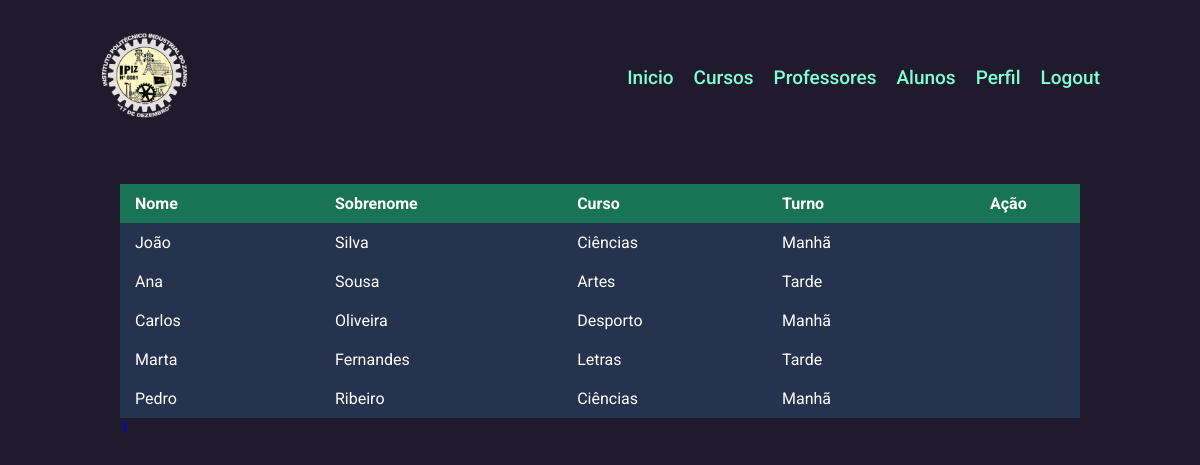
The app's page /alunos.php (signed in) with its own data.
### tables this page shows
CREATE TABLE `matriculas` (
  `id` int(11) NOT NULL AUTO_INCREMENT,
  `idAluno` int(11) NOT NULL,
  `anoEscolar` varchar(100) NOT NULL,
  `curso` varchar(100) NOT NULL,
  `turno` varchar(100) NOT NULL,
  `dataMatricula` date DEFAULT curdate(),
  PRIMARY KEY (`id`),
  KEY `idAluno` (`idAluno`),
  CONSTRAINT `matriculas_ibfk_1` FOREIGN KEY (`idAluno`) REFERENCES `alunos` (`id`)
);

CREATE TABLE `alunos` (
  `id` int(11) NOT NULL AUTO_INCREMENT,
  `nome` varchar(100) NOT NULL,
  `sobrenome` varchar(100) NOT NULL,
  `numBI` varchar(100) NOT NULL,
  `naturalidade` varchar(100) NOT NULL,
  `nomePai` varchar(100) NOT NULL,
  `nomeMae` varchar(100) NOT NULL,
  `morada` varchar(100) NOT NULL,
  `contacto` varchar(100) NOT NULL,
  `outroContacto` varchar(100) DEFAULT NULL,
  `dataNascimento` date NOT NULL,
  `genero` varchar(100) NOT NULL,
  PRIMARY KEY (`id`)
);

### alunos.php (the view, shortened to what this page needs)
<?php
  include_once('./script/conexao.php');
  $results_per_page = 10;
  $page = isset($_GET['page']) && is_numeric($_GET['page']) ? $_GET['page'] : 1;
  $offset = ($page - 1) * $results_per_page;
  $sql = $conn->prepare('
    SELECT
      alunos.id,
      alunos.nome,
      alunos.sobrenome,
      matriculas.curso,
      matriculas.turno
    FROM alunos
    INNER JOIN matriculas
      ON alunos.id = matriculas.idAluno
    LIMIT :offset, :results_per_page
  ');
  $sql->bindParam(':offset', $offset, PDO::PARAM_INT);
  $sql->bindParam(':results_per_page', $results_per_page, PDO::PARAM_INT);
  $sql->execute();
  $alunos = $sql->fetchAll(PDO::FETCH_ASSOC);
  $total_sql = $conn->prepare('SELECT COUNT(*) AS total FROM alunos');
  $total_sql->execute();
  $total_alunos = $total_sql->fetch()['total'];
  $total_pages = ceil($total_alunos / $results_per_page);
?>
<!DOCTYPE html>
<html lang="pt-pt">
<head>
  <link rel="stylesheet" href="/assets/css/professores.css" />
</head>
<body>
  <?php include_once('./header.php')?>
  <main>
    <table>
      <thead>
        <tr>
          <th>Nome</th>
          <th>Sobrenome</th>
          <th>Curso</th>
          <th>Turno</th>
          <th>Ação</th>
        </tr>
      </thead>
      <tbody>
        <?php foreach ($alunos as $aluno): ?>
          <tr>
            <td width="200px"><?php echo $aluno['nome']; ?></td>
            <td><?php echo $aluno['sobrenome']; ?></td>
            <td><?php echo $aluno['curso']; ?></td>
            <td><?php echo $aluno['turno']; ?></td>
            <td>
            </td>
          </tr>
        <?php endforeach; ?>
      </tbody>
    </table>
    <div class="pagination">
      <?php for ($i = 1; $i <= $total_pages; $i++): ?>
        <a href="?page=<?php echo $i; ?>" <?php if ($page === $i) echo 'class="active"'; ?>><?php echo $i; ?></a>
      <?php endfor; ?>
    </div>
  </main>
</body>
</html>

### header.php
<link rel="stylesheet" href="/assets/css/header.css">
<header>
  <a href="/"><img src="/assets/img/logo.png" alt="logo" class="logo"></a>
  <nav>
    <ul>
      <li><a href="/">Inicio</a></li>
      <li><a href="/cursos.php">Cursos</a></li>
      <?php if(isset($_SESSION['IPIZ']) && !empty($_SESSION['IPIZ'])):?>
        <li><a href="/professores.php">Professores</a></li>
        <li><a href="/alunos.php">Alunos</a></li>
        <li><a href="/perfil.php">Perfil</a></li>
        <li><a href="/logout.php">Logout</a></li>
      <?php else:?>
        <li><a href="/login.php">Login</a></li>
      <?php endif;?>
    </ul>
  </nav>
</header>

### assets/css/professores.css (style rules this page uses)
main { padding: 20px; }
table { width: 100%; color: #fff; margin-top: 20px; border-collapse: collapse; }
table thead tr th { text-align: left; padding: 10px 15px; background: #197455; }
table thead tr th:last-child { text-align: center; }
table tbody tr { margin: 1.5px 0px; background: #25334e; }
table tbody tr td { text-align: left; padding: 10px 15px; }
table tbody tr td:last-child { gap: 10px; display: flex; justify-content: center; }

### assets/css/header.css (style rules this page uses)
* { margin: 0; padding: 0; outline: 0; list-style: none; text-decoration: none; box-sizing: border-box; font-family: "Roboto", sans-serif; }
body { width: 100%; gap: 20px; display: flex; min-height: 100vh; padding: 30px 100px; flex-direction: column; background-color: #201b2c; }
header { display: flex; align-items: center; justify-content: space-between; }
header a img { width: 90px; height: 90px; }
header ul { gap: 20px; display: flex; align-items: center; }
header ul li a { color: aquamarine; display: inline-block; text-decoration: none; font-weight: 500; font-size: 19px; }

### records on screen
matriculas: idAluno.nome "João", idAluno.sobrenome "Silva", curso "Ciências", turno "Manhã"
matriculas: idAluno.nome "Ana", idAluno.sobrenome "Sousa", curso "Artes", turno "Tarde"
matriculas: idAluno.nome "Carlos", idAluno.sobrenome "Oliveira", curso "Desporto", turno "Manhã"
matriculas: idAluno.nome "Marta", idAluno.sobrenome "Fernandes", curso "Letras", turno "Tarde"
matriculas: idAluno.nome "Pedro", idAluno.sobrenome "Ribeiro", curso "Ciências", turno "Manhã"
